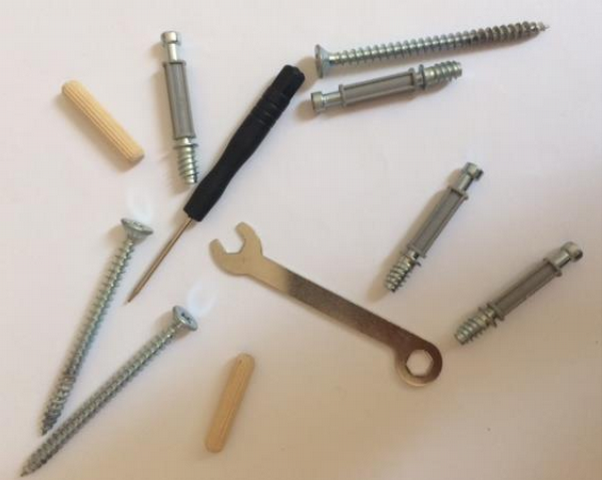
//> input picture data/bai6_1.png, 602 x 480 px
$ ./boudingrect_threshhold   (built with g++ and OpenCV 4)
//> lines starting //> are read from the running program, lines starting //| are printed output that depends on the picture; after the words box and inside, x2 and y2 are one past the last pixel; in counts of white or black regions, pixels touching at a corner belong together
/**********OpenCV lib*********/
#include "opencv2/imgproc.hpp"
#include "opencv2/highgui.hpp"
/**********C lib*************/
#include<iostream>
#include<math.h>


using namespace cv;
using namespace std;


/************main************/

void thresh_localotsu(Mat &img, Mat &dst, int row, int col)
{
    Mat temp;
    GaussianBlur( img, temp, Size( 3, 3 ), 0, 0 );

    Mat img_thresh;
    int wid = img.size().width;
    int hei = img.size().height;
    int win_wid = wid/col;
    int win_hei = hei/row;
    for( size_t i = 0 ; i < row ; i ++)
    {
        for( size_t j = 0 ; j < col ; j++)
        {
            int x = j*win_wid;
            int y = i*win_hei;
            Rect rect = Rect( x, y, win_wid, win_hei );
            Mat img_clone = Mat( temp, rect );
            //threshold otsu
            threshold( img_clone, img_thresh, 128, 255, THRESH_BINARY | THRESH_OTSU);
            img_thresh.copyTo( dst( rect ) );
        }
    }
}
bool compareContourAreas ( vector<Point> contour1, vector<Point> contour2 )
{
    double i = fabs( contourArea(cv::Mat(contour1)) );
    double j = fabs( contourArea(cv::Mat(contour2)) );
    return ( i > j );
}
void bounding_rect(Mat &img, Mat& dst)
{
    Mat temp;
    adaptiveThreshold( img, temp, 255, ADAPTIVE_THRESH_MEAN_C , THRESH_BINARY , 51, 0);
    blur( temp , temp, Size(3,3) );

    vector<vector<Point> > contours;
    findContours(temp, contours, RETR_TREE, CHAIN_APPROX_SIMPLE);
    sort(contours.begin(), contours.end(), compareContourAreas);

    vector<Point> approx;
    Rect boundRect;
    Scalar_<double> color = Scalar(255);
    for( size_t i = 0; i < contours.size(); i++ )
    {
        approxPolyDP( contours[i], approx, arcLength(contours[i], true)*0.01, true );
        if( fabs(contourArea(approx)) > 2500  && fabs(contourArea(approx)) < 10000 ) //&& isContourConvex(approx) )
        {
            boundRect = boundingRect( approx );
            Mat img_thresh;
            Mat img_clone = Mat( img, boundRect );
            //threshold otsu
            threshold( img_clone, img_thresh, 128, 255, THRESH_OTSU );
            cout << boundRect << endl ;
            img_thresh.copyTo( dst( boundRect ) );
            //rectangle( dst, boundRect.tl(), boundRect.br(), color, 2, 8, 0 );
        }

    }
}

int main(int argc, char** argv)
{
    Mat img, templ;
    img = imread( "data/bai6_1.png",IMREAD_GRAYSCALE );
//> img: 480 rows x 602 cols, CV_8UC1; min 19, max 253, mean 182.7
    templ = imread( "data/bai6_2.png", IMREAD_GRAYSCALE );
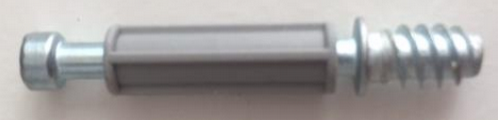
//> input picture data/bai6_2.png, 498 x 120 px
//> templ: 120 rows x 498 cols, CV_8UC1; min 51, max 255, mean 160
    Mat temp1 = Mat( img.size(), CV_8U );
    Mat temp2 = Mat( img.size(), CV_8U );

    thresh_localotsu( img, temp1, 2, 3 );
//> after the loop in thresh_localotsu, `for( size_t i = 0 ; i < row ; i ++)`:
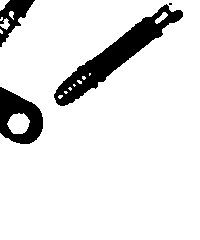
//> img_thresh: 240 rows x 200 cols, CV_8UC1; 89.1% white; 4 black regions (1 under 20 px), largest, box (x1, y1, x2, y2) and area: (54, 4, 183, 106) 3116, (0, 87, 43, 144) 1446, (0, 0, 35, 47) 674
//> after the loop in thresh_localotsu, `for( size_t i = 0 ; i < row ; i ++)`:
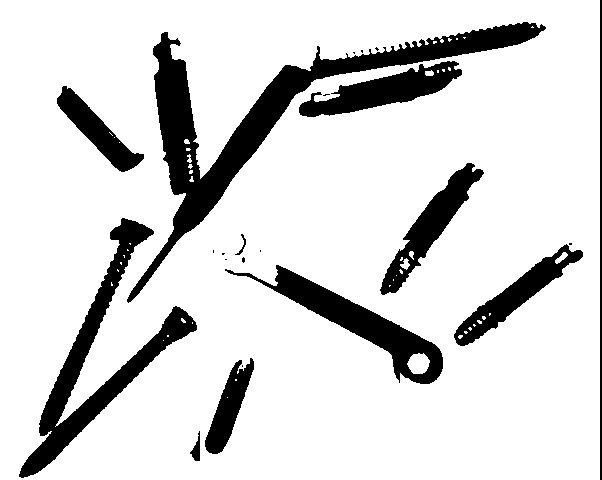
//> dst: 480 rows x 602 cols, CV_8UC1; 84.4% white; 22 black regions (11 under 20 px), largest, box (x1, y1, x2, y2) and area: (127, 22, 546, 303) 15047, (19, 218, 197, 478) 8550, (225, 265, 443, 384) 5490
    bounding_rect( img, temp2 );
//> in bounding_rect, `adaptiveThreshold( img, temp, 255, ADAPTIVE_THRESH_MEAN_C , THRESH_BIN..`: temp: 480 rows x 602 cols, CV_8UC1; 57.6% white; 1736 black regions (1682 under 20 px)
//> in bounding_rect, `blur( temp , temp, Size(3,3) );`:
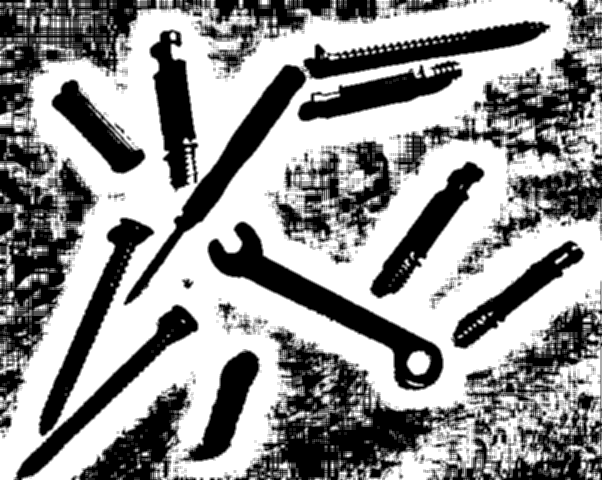
//> temp: 480 rows x 602 cols, CV_8UC1; min 0, max 255, mean 147
//> in bounding_rect, `findContours(temp, contours, RETR_TREE, CHAIN_APPROX_SIMPLE);`: contours = 476 contours, 317 with area under 20; largest, box (x1, y1, x2, y2) and area: (0, 0, 602, 480) 263404, (208, 222, 443, 390) 7520, (126, 65, 306, 303) 5220, (39, 218, 154, 436) 4282, (304, 21, 550, 79) 4180
//> in compareContourAreas, `double i = fabs( contourArea(cv::Mat(contour1)) );`: i = 10
//> in compareContourAreas, `double j = fabs( contourArea(cv::Mat(contour2)) );`: j = 21
//> the loop in bounding_rect, `for( size_t i = 0; i < contours.size(); i++ )` made 476 passes
//> boundRect on passes 2 to 11: Rect(209, 223, 231, 166), Rect(127, 65, 175, 238), Rect(42, 218, 112, 218), Rect(304, 21, 246, 58), Rect(371, 162, 113, 136), Rect(150, 31, 48, 158), Rect(298, 70, 164, 51), Rect(455, 241, 129, 107), Rect(189, 351, 70, 110), Rect(52, 82, 93, 91)
//> approx on pass 51: 4 Points (x, y): [258, 0], [258, 8], [270, 8], [270, 0]
//| [231 x 166 from (209, 223)]
//| [175 x 238 from (127, 65)]
//| [112 x 218 from (42, 218)]
//| [246 x 58 from (304, 21)]
//| [113 x 136 from (371, 162)]
//| [48 x 158 from (150, 31)]
//| [164 x 51 from (298, 70)]
//| [129 x 107 from (455, 241)]
//> (output is shown up to pass 9 of 476)
//> pass 2, in bounding_rect, `threshold( img_clone, img_thresh, 128, 255, THRESH_OTSU );`:
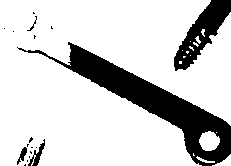
//> img_thresh: 166 rows x 231 cols, CV_8UC1; 80.9% white; 18 black regions (13 under 20 px), largest, box (x1, y1, x2, y2) and area: (17, 42, 231, 166) 5408, (174, 0, 231, 71) 1622, (28, 139, 45, 166) 146, (17, 147, 27, 165) 75, (27, 16, 37, 31) 27
//> pass 3, in bounding_rect, `threshold( img_clone, img_thresh, 128, 255, THRESH_OTSU );`:
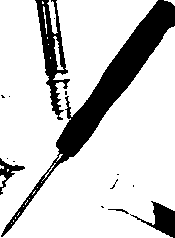
//> img_thresh: 238 rows x 175 cols, CV_8UC1; 81.2% white; 15 black regions (10 under 20 px), largest, box (x1, y1, x2, y2) and area: (1, 0, 175, 237) 5328, (35, 0, 70, 120) 1519, (130, 201, 175, 238) 623, (0, 158, 25, 195) 264, (108, 209, 129, 214) 35
//> after the loop in bounding_rect, `for( size_t i = 0; i < contours.size(); i++ )`:
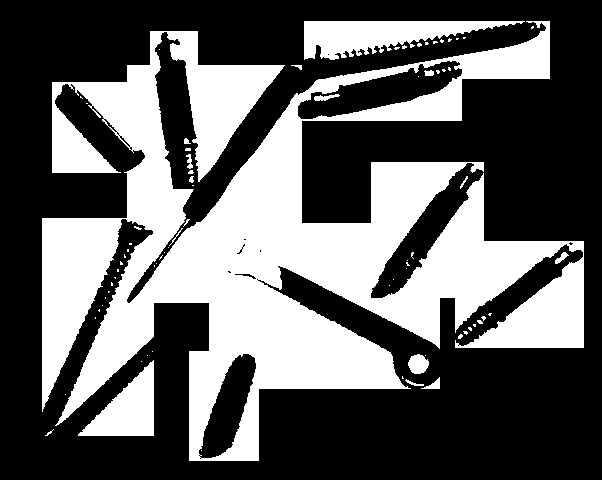
//> dst: 480 rows x 602 cols, CV_8UC1; 37.9% white; 75 white regions (60 under 20 px), largest, box (x1, y1, x2, y2) and area: (42, 21, 584, 461) 100788, (304, 21, 525, 60) 4574, (78, 360, 154, 436) 2970
//> after the loop in bounding_rect, `for( size_t i = 0; i < contours.size(); i++ )`: approx = 4 Points (x, y): [29, 169], [30, 168], [31, 169], [30, 170]
    imshow("img", temp2);
    imshow("src", temp1);
    // createTrackbar( "max", "src", &b, 255, on_trackbar );
    // on_trackbar(0,0);
    waitKey(0);
    return 0;
}
